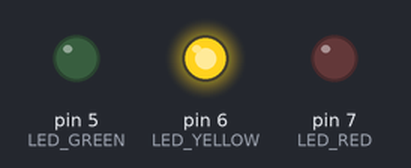
The sketch below on a simulated Arduino Uno, built with avr-gcc and run on an emulated ATmega328P. Parts: output pins drawn as LEDs (lit = HIGH). What the sketch prints to the serial monitor is not drawn.

Above: at 0.1 s.
Timing chart, 0 to 1.6 s (numbered marks = the images above):
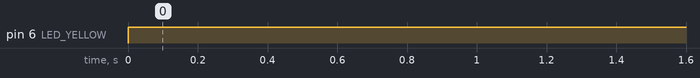

Measured:
- by itself, pin 6 (LED_YELLOW): LOW → HIGH at 0.00 s

The sketch:

renal_guardian_monitor.ino
```cpp
/*
  腎安守護 Renal Guardian
  Basic prototype logic for post-dialysis home recovery monitoring.

  Sensors can be replaced by real modules:
  - blood pressure module
  - heart-rate / SpO2 sensor
  - activity sensor near the bed
  - fall detection sensor
  - office dashboard / caregiver dispatch endpoint
*/

const int LED_GREEN = 5;
const int LED_YELLOW = 6;
const int LED_RED = 7;
const int BUZZER = 9;

struct PatientState {
  int systolicBp;
  int heartRate;
  int activityIndex;
  bool fallDetected;
};

int calculateHealthIndex(PatientState state) {
  int bpRisk = 8;
  if (state.systolicBp < 90) bpRisk = 35;
  else if (state.systolicBp < 105) bpRisk = 22;
  else if (state.systolicBp > 165) bpRisk = 20;

  int heartRisk = 7;
  if (state.heartRate > 115) heartRisk = 24;
  else if (state.heartRate > 100) heartRisk = 16;
  else if (state.heartRate < 55) heartRisk = 18;

  int activityRisk = 4;
  if (state.activityIndex < 35) activityRisk = 32;
  else if (state.activityIndex < 55) activityRisk = 20;
  else if (state.activityIndex < 70) activityRisk = 12;

  int fallRisk = state.fallDetected ? 36 : 0;
  int risk = min(100, bpRisk + heartRisk + activityRisk + fallRisk);
  return max(0, 100 - risk);
}

void showHealthIndex(int healthIndex, bool fallDetected) {
  digitalWrite(LED_GREEN, healthIndex > 65 && !fallDetected);
  digitalWrite(LED_YELLOW, healthIndex <= 65 && healthIndex > 40 && !fallDetected);
  digitalWrite(LED_RED, healthIndex <= 40 || fallDetected);

  if (fallDetected || healthIndex <= 20) {
    tone(BUZZER, 1200, 500);
    alarmAndOpenCall();
    dispatchCareWorker();
  } else if (healthIndex <= 40) {
    tone(BUZZER, 900, 250);
    dispatchCareWorker();
  } else {
    noTone(BUZZER);
  }
}

void dispatchCareWorker() {
  Serial.println("Office dashboard: dispatch care worker now.");
}

void alarmAndOpenCall() {
  Serial.println("Bedside detector: alarm, open two-way call.");
}

PatientState readPatientState() {
  // Replace these sample values with real sensor reads.
  PatientState state;
  state.systolicBp = 98;
  state.heartRate = 106;
  state.activityIndex = 42;
  state.fallDetected = false;
  return state;
}

void setup() {
  pinMode(LED_GREEN, OUTPUT);
  pinMode(LED_YELLOW, OUTPUT);
  pinMode(LED_RED, OUTPUT);
  pinMode(BUZZER, OUTPUT);
  Serial.begin(9600);
}

void loop() {
  PatientState state = readPatientState();
  int healthIndex = calculateHealthIndex(state);
  Serial.print("Renal Guardian health index: ");
  Serial.println(healthIndex);
  showHealthIndex(healthIndex, state.fallDetected);
  delay(5000);
}
```
